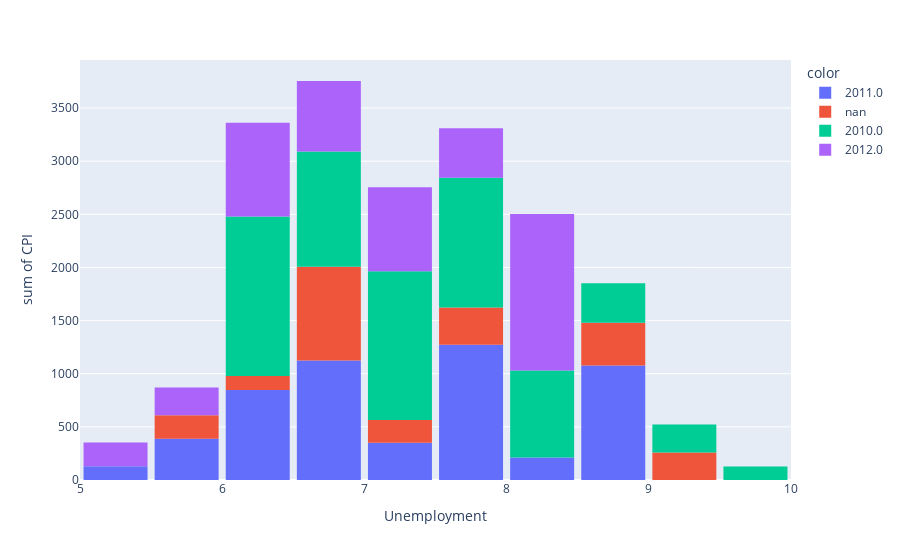

Write notebook code for a chart like this one.
### Markdown cell above
**Obersvation du jeu de donnée**

On observe une grandre disparité de vente entre les magasins (il)

### Code cell
fig = px.histogram(df,x="Unemployment",y="CPI",color= df["year"].astype(str).tolist(),nbins=20)
fig.update_layout(bargap=0.1, xaxis=dict(tickmode='linear', dtick=1))
fig.show()

### Figure 1 — Plotly figure (JSON) as saved in the notebook; plotly's stock layout.template omitted (floating-point values rounded to 4 significant figures)
{"data": [{"alignmentgroup": "True", "bingroup": "x", "histfunc": "sum", "hovertemplate": "color=2011.0<br>Unemployment=%{x}<br>sum of CPI=%{y}<extra></extra>", "legendgroup": "2011.0", "marker": {"color": "#636efa", "pattern": {"shape": ""}}, "name": "2011.0", "nbinsx": 20, "offsetgroup": "2011.0", "orientation": "v", "showlegend": true, "type": "histogram", "x": [6.858, 7.47, 7.658, 6.425, 8.595, 7.441, 6.489, 6.339, 6.925, 7.771, 7.567, 8.975, 5.946, 6.3, 8.622, 7.962, 8.549, 6.877, 8.521, 5.143, 7.866, 8.028, 8.625, 6.529, 7.682, 7.658, 7.197, 6.877, 5.644, 5.644, 6.855, 7.197], "xaxis": "x", "y": [214.8, 128.6, 134.9, 219.1, 192.8, null, 216.5, 192.8, 217.3, 134.0, 219.7, 134.3, 129.1, 218.6, 194.4, 215.5, 185.0, 129.5, 185.9, 129.9, 218.2, 211.1, 186.1, 216.0, 215.5, 134.9, 221.6, 129.2, 129.2, 129.1, 217.0, null], "yaxis": "y"}, {"alignmentgroup": "True", "bingroup": "x", "histfunc": "sum", "hovertemplate": "color=nan<br>Unemployment=%{x}<br>sum of CPI=%{y}<extra></extra>", "legendgroup": "nan", "marker": {"color": "#EF553B", "pattern": {"shape": ""}}, "name": "nan", "nbinsx": 20, "offsetgroup": "nan", "orientation": "v", "showlegend": true, "type": "histogram", "x": [7.346, 6.833, 9.202, 6.908, 8.744, 5.943, 6.833, 7.806, 6.235, 6.961, 7.931, 5.936, 8.89, 8.535, 9.199], "xaxis": "x", "y": [214.6, 224.1, 131.5, 222.4, 127.2, 221.4, 223.9, 135.9, 131.0, 213.5, 215.2, null, 135.4, 138.2, 126.1], "yaxis": "y"}, {"alignmentgroup": "True", "bingroup": "x", "histfunc": "sum", "hovertemplate": "color=2010.0<br>Unemployment=%{x}<br>sum of CPI=%{y}<extra></extra>", "legendgroup": "2010.0", "marker": {"color": "#00cc96", "pattern": {"shape": ""}}, "name": "2010.0", "nbinsx": 20, "offsetgroup": "2010.0", "orientation": "v", "showlegend": true, "type": "histogram", "x": [7.092, 7.896, 9.331, 6.885, 7.092, 7.951, 8.963, 8.35, 6.635, 8.106, 6.496, 8.099, 8.163, 6.315, 6.973, 9.342, 7.368, 9.331, 7.795, 7.787, 7.856, 7.527, 6.56, 6.442, 7.808, 6.299, 9.524, 7.951, 7.343, 7.127, 8.099, 8.992, 6.299, 7.484, 7.564, 6.384, 6.315, 6.868, 6.768, 7.343, 8.899], "xaxis": "x", "y": [212.4, 126.2, 132.8, 126.2, 211.9, null, 189.7, 131.9, 126.6, 211.2, 211.9, 132.5, 211.7, 214.9, 212.9, 132.6, 214.4, null, 126.8, 211.6, 204.6, null, 215.4, 214.7, 210.3, 214.7, 126.1, 126.1, 214.8, 126.8, 132.6, null, 214.6, 204.6, 215.1, 215.0, 214.9, 189.5, 212.6, 214.5, 182.4], "yaxis": "y"}, {"alignmentgroup": "True", "bingroup": "x", "histfunc": "sum", "hovertemplate": "color=2012.0<br>Unemployment=%{x}<br>sum of CPI=%{y}<extra></extra>", "legendgroup": "2012.0", "marker": {"color": "#ab63fa", "pattern": {"shape": ""}}, "name": "2012.0", "nbinsx": 20, "offsetgroup": "2012.0", "orientation": "v", "showlegend": true, "type": "histogram", "x": [6.961, 7.348, 8.243, 8.15, 5.527, 6.833, 8.256, 8.424, 8.304, 6.061, 7.057, 6.162, 5.965, 7.17, 8.424, 7.545, 5.422, 7.943, 6.664, 7.057, 6.664, 8.15, 6.104, 8.09, 7.872, 6.104, 8.09, 6.034, 8.15], "xaxis": "x", "y": [213.0, 221.2, 138.9, 138.0, 131.1, null, 196.9, null, 138.0, 198.1, 220.3, 197.4, 131.0, 130.7, 189.8, 130.6, 224.0, 137.6, 225.2, 219.4, 225.3, 138.2, 130.3, 197.7, 198.1, 130.8, 197.6, 227.0, 137.9], "yaxis": "y"}], "layout": {"bargap": 0.1, "barmode": "relative", "legend": {"title": {"text": "color"}, "tracegroupgap": 0}, "margin": {"t": 60}, "xaxis": {"anchor": "y", "domain": [0, 1], "dtick": 1, "tickmode": "linear", "title": {"text": "Unemployment"}}, "yaxis": {"anchor": "x", "domain": [0, 1], "title": {"text": "sum of CPI"}}}}
